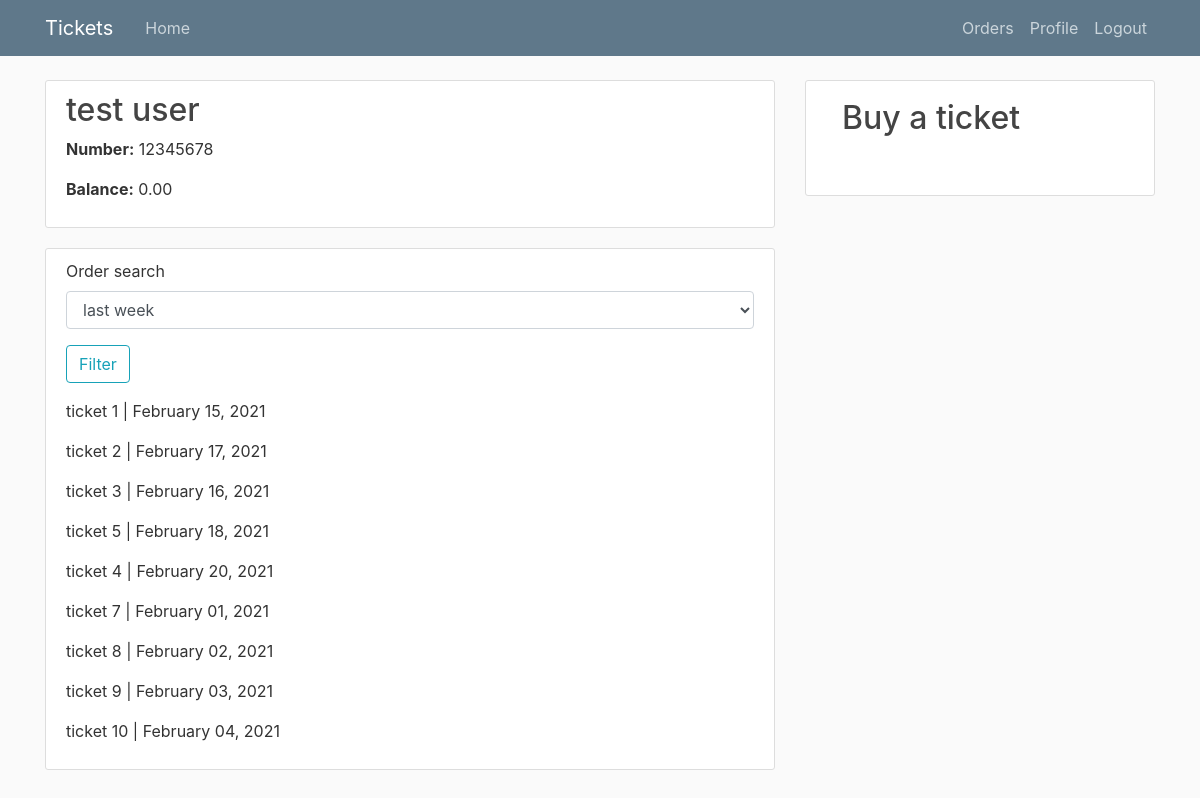
/profile (signed in), run on an earlier commit of the app's database.
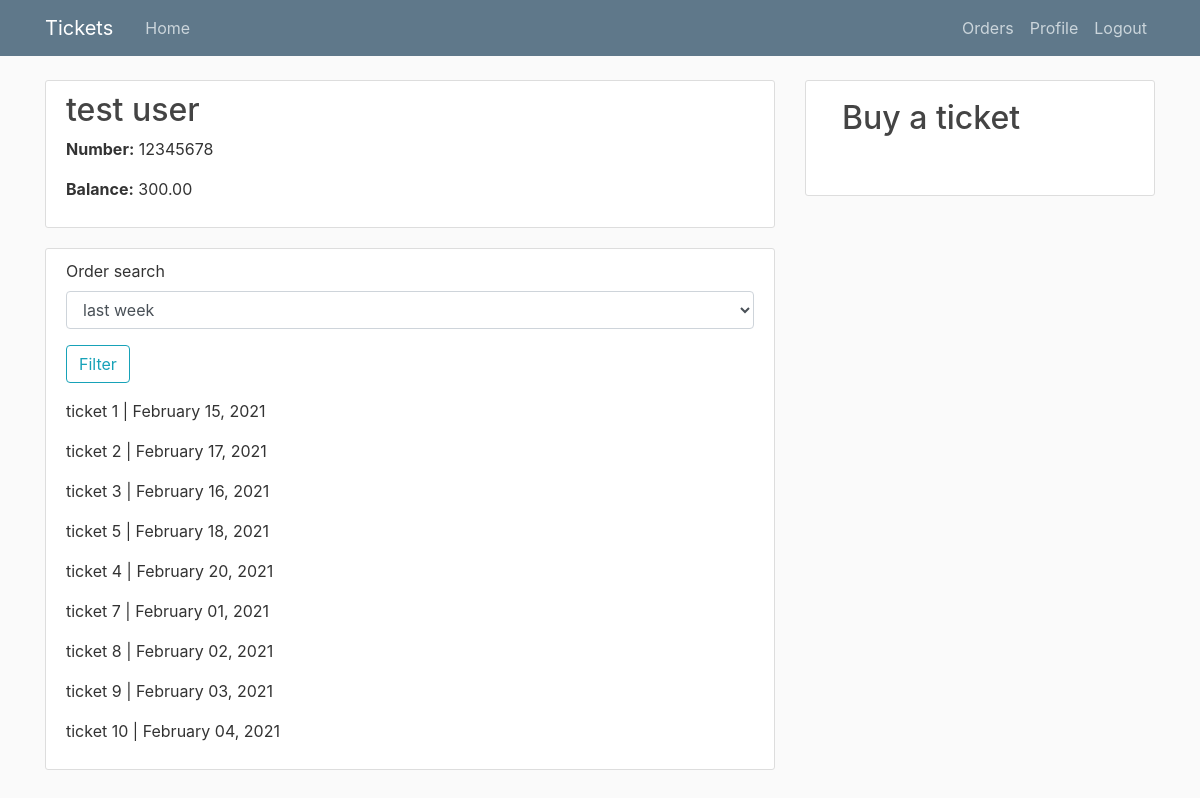
And on a later commit of the database.
### users/models.py (models this page shows, shortened)
class User(AbstractUser):
    username = None
    email = models.EmailField(_('Email Address'), unique=True)
    first_name = models.CharField(max_length=50, verbose_name=_("First Name"))
    last_name = models.CharField(max_length=50, verbose_name=_("Last Name"))
    balance = models.DecimalField(max_digits=8, decimal_places=2, verbose_name=_('Balance'), default=0)
    mobile_number = models.CharField(max_length=20, verbose_name=_("Mobile Number"))
    objects = UserManager()
    USERNAME_FIELD = 'email'
    REQUIRED_FIELDS = []

### tickets_app/views.py (the view, shortened to what this page needs)
# urls.py: path("profile", ticket_views.profile, name="profile"),
@login_required
def profile(request: WSGIRequest) -> HttpResponse:
    user = request.user
    tickets = Ticket.objects.filter(tk_order__user=user)
    tickets_search_form = TicketsSearchForm()
    orders_info = {}
    if request.method == "GET":
        tickets_search_form = TicketsSearchForm(request.GET)
        if tickets_search_form.is_valid():
            data = tickets_search_form.cleaned_data["order_search"]
    return render(request, 'tickets_app/profile.html', context={
        "user": user,
        "tickets": tickets,
        "tickets_search_form": tickets_search_form,
        "orders_info": orders_info
    })

### tickets_app/forms.py
class TicketsSearchForm(forms.Form):
    CHOICE = (("1", "last week"), ("2", "last month"), ("3", "last year"))
    order_search = forms.ChoiceField(choices=CHOICE, required=False)

### tickets_app/templates/tickets_app/profile.html (shortened to what this page needs)
{% extends "tickets_app/base.html" %}
{% load crispy_forms_tags %}
{% block content %}
<div class = "content-section">
  <h2>{{user.first_name}} {{user.last_name}}</h2>
  <p><strong>Number:</strong> {{user.mobile_number}}</p>
  <p><strong>Balance:</strong> {{user.balance}}</p>
</div>
<div class = "content-section">
    <div>
    <form method = "GET" action="profile">
      {{tickets_search_form|crispy}}
      <div class = "form-group">
          <button class = "btn btn-outline-info" type = "submit">Filter</button>
      </div>
    </form>
    </div>
    {% for ticket in tickets %}
      <p>{{ticket.name}} | {{ticket.start_date|date:"F d, Y"}} </p>
    {% endfor %}
</div>
{% endblock content%}

What changed in the data, as far as the page shows it:
changed User "test": balance "0.00" → "300.00"
